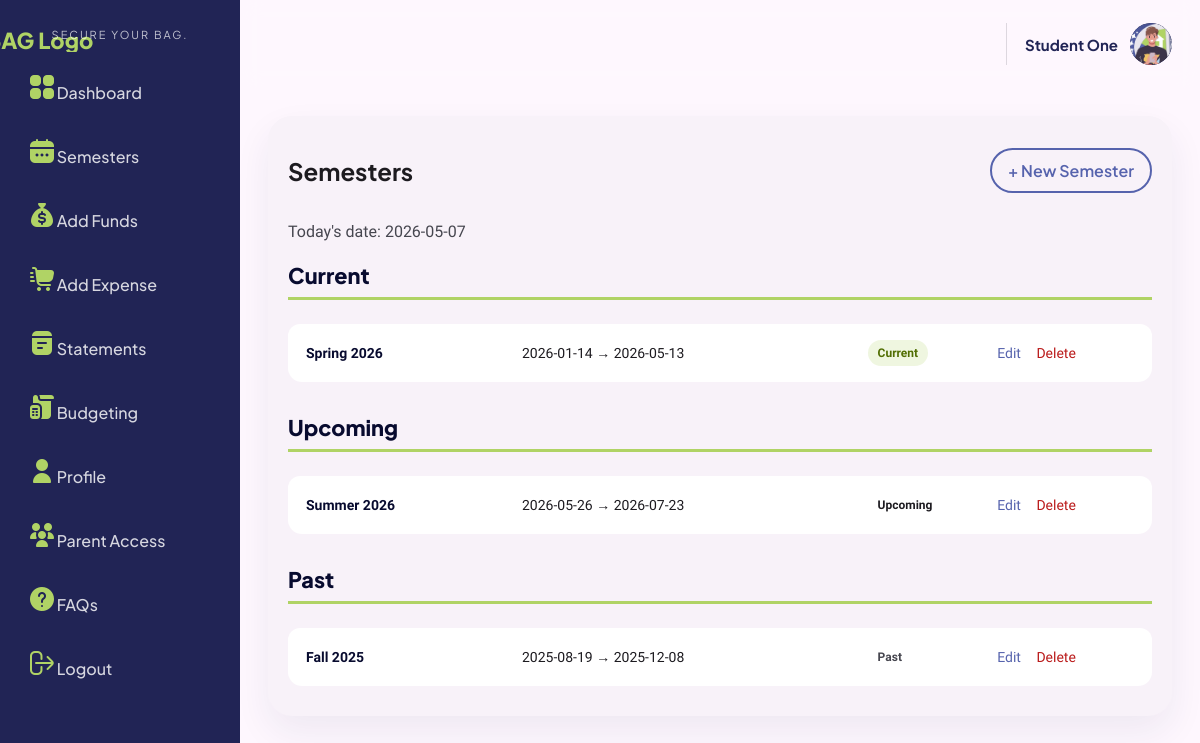
The app's page /semesters (signed in) with its own data.
### tables this page shows
CREATE TABLE profiles (
  user_id INTEGER PRIMARY KEY,
  display_name TEXT,
  state TEXT,
  school TEXT,
  student_status TEXT,
  major_program TEXT, 
  profile_image TEXT,
  default_semester_weeks INTEGER NOT NULL DEFAULT 16,
  FOREIGN KEY (user_id) REFERENCES users(id) ON DELETE CASCADE
);

CREATE TABLE semesters (
  id INTEGER PRIMARY KEY AUTOINCREMENT,
  user_id INTEGER NOT NULL,
  name TEXT NOT NULL,
  term TEXT,
  year INTEGER,
  start_date TEXT NOT NULL,
  end_date TEXT NOT NULL,
  weeks INTEGER NOT NULL,
  created_at TEXT NOT NULL DEFAULT (datetime('now')),
  FOREIGN KEY (user_id) REFERENCES users(id) ON DELETE CASCADE
);

### app/routes/semesters.py (the view)
@bp.route("/semesters", methods=["GET"])
@login_required
def semesters():
    db = get_db()
    ensure_semester_columns(db)
    uid = current_user_id()
    prof = db.execute("SELECT * FROM profiles WHERE user_id = ?", (uid,)).fetchone()
    sems = db.execute(
        "SELECT * FROM semesters WHERE user_id = ? ORDER BY start_date DESC, id DESC",
        (uid,)
    ).fetchall()
    today = date.today().isoformat()
    current_semesters = []
    upcoming_semesters = []
    past_semesters = []
    active_id = None
    for sem in sems:
        if sem["start_date"] <= today <= sem["end_date"]:
            current_semesters.append(sem)
            active_id = sem["id"]
        elif sem["start_date"] > today:
            upcoming_semesters.append(sem)
        else:
            past_semesters.append(sem)
    return render_template(
        "semesters.html",
        semesters=sems,
        current_semesters=current_semesters,
        upcoming_semesters=upcoming_semesters,
        past_semesters=past_semesters,
        active_semester_id=active_id,
        profile=prof,
        today=today
    )

### app/auth.py (called while the page is built)
def login_required(view):
    @wraps(view)
    def wrapped(*args, **kwargs):
        if session.get("user_id") is None:
            return redirect(url_for("auth.login"))
        return view(*args, **kwargs)
    return wrapped

### app/common/session_utils.py (called while the page is built)
def current_user_id() -> int:
    return int(session["user_id"])

### app/db.py (called while the page is built)
def _db_path():
    if getattr(sys, "frozen", False):
        base_dir = os.path.dirname(sys.executable)
        instance = os.path.join(base_dir, "instance")
    else:
        instance = current_app.instance_path
    os.makedirs(instance, exist_ok=True)
    return os.path.join(instance, current_app.config["DATABASE"])

def get_db():
    if "db" not in g:
        g.db = sqlite3.connect(_db_path(), detect_types=sqlite3.PARSE_DECLTYPES)
        g.db.row_factory = sqlite3.Row
        g.db.execute("PRAGMA foreign_keys = ON;")
    return g.db

### app/routes/semesters.py (called while the page is built)
def ensure_semester_columns(db):
    columns = [col["name"] for col in db.execute("PRAGMA table_info(semesters)").fetchall()]
    if "term" not in columns:
        db.execute("ALTER TABLE semesters ADD COLUMN term TEXT")
    if "year" not in columns:
        db.execute("ALTER TABLE semesters ADD COLUMN year INTEGER")
    db.commit()

### app/templates/semesters.html (shortened to what this page needs)
{% extends "base.html" %}
{% block extra_css %}
<link rel="stylesheet" href="{{ url_for('static', filename='css/semestersstyle.css') }}">
{% endblock %}
{% block content %}
<div class="card">
  <div class="row">
    <h2>Semesters</h2>
    <a class="btn secondary" href="{{ url_for('semesters.semester_new') }}">+ New Semester</a>
  </div>
  <p class="muted">Today's date: {{ today }}</p>
  {% if semesters|length == 0 %}
    <p class="muted">No semesters yet. Create one to start.</p>
  {% else %}
    <h3 class="semester-section-title">Current</h3>
    <table class="table">
      <tbody>
        {% for s in current_semesters %}
        <tr>
          <td><strong>{{ s.name }}</strong></td>
          <td>{{ s.start_date }} → {{ s.end_date }}</td>
          <td>
            <span class="pill green">Current</span>
          </td>
          <td class="table-actions">
            <a class="action-link" href="{{ url_for('semesters.semester_edit', semester_id=s.id) }}">Edit</a>
            <form method="post" action="{{ url_for('semesters.semester_delete', semester_id=s.id) }}" class="inline-form">
              <button type="submit" class="action-link delete-link">Delete</button>
            </form>
          </td>
        </tr>
        {% endfor %}
      </tbody>
    </table>
    <h3 class="semester-section-title">Upcoming</h3>
    <table class="table">
      <tbody>
        {% for s in upcoming_semesters %}
        <tr>
          <td><strong>{{ s.name }}</strong></td>
          <td>{{ s.start_date }} → {{ s.end_date }}</td>
          <td>
            <span class="pill">Upcoming</span>
          </td>
          <td class="table-actions">
            <a class="action-link" href="{{ url_for('semesters.semester_edit', semester_id=s.id) }}">Edit</a>
            <form method="post" action="{{ url_for('semesters.semester_delete', semester_id=s.id) }}" class="inline-form">
              <button type="submit" class="action-link delete-link">Delete</button>
            </form>
          </td>
        </tr>
        {% endfor %}
      </tbody>
    </table>
    <h3 class="semester-section-title">Past</h3>
    <table class="table">
      <tbody>
        {% for s in past_semesters %}
        <tr>
          <td><strong>{{ s.name }}</strong></td>
          <td>{{ s.start_date }} → {{ s.end_date }}</td>
          <td>
            <span class="pill muted">Past</span>
          </td>
          <td class="table-actions">
            <a class="action-link" href="{{ url_for('semesters.semester_edit', semester_id=s.id) }}">Edit</a>
            <form method="post" action="{{ url_for('semesters.semester_delete', semester_id=s.id) }}" class="inline-form">
              <button type="submit" class="action-link delete-link">Delete</button>
            </form>
          </td>
        </tr>
        {% endfor %}
      </tbody>
    </table>
  {% endif %}
</div>
{% endblock %}

### app/templates/base.html (shortened to what this page needs)
<!doctype html>
<html lang="en">
<head>
  <link rel="stylesheet" href="{{ url_for('static', filename='css/style.css') }}">
  {% block extra_css %}{% endblock %}
</head>
<body>
  <div class="app-shell">
    {% if session.get('user_id') %}
    <aside class="sidebar">
      <div class="sidebar-brand">
        <a href="{{ url_for('home.welcome') }}" class="logo">
          <img src="{{ url_for('static', filename='images/logos/BagLogoNewCorner.png') }}" alt="BAG Logo" class="sidebar-logo">
        </a>
        <div class="sidebar-tagline">SECURE YOUR BAG.</div>
      </div>
      <nav class="sidebar-nav">
  {% if session.get('user_role') == 'student' %}
    <a href="{{ url_for('dashboard.dashboard') }}" class="nav-link">
      <img src="{{ url_for('static', filename='images/icons/dashboardicon.png') }}" class="nav-icon">
      <span>Dashboard</span>
    </a>
    <a href="{{ url_for('semesters.semesters') }}" class="nav-link">
      <img src="{{ url_for('static', filename='images/icons/calendaricon.png') }}" class="nav-icon">
      <span>Semesters</span>
    </a>
    <a href="{{ url_for('aid.aid_new') }}" class="nav-link">
      <img src="{{ url_for('static', filename='images/icons/fundsicon.png') }}" class="nav-icon">
      <span>Add Funds</span>
    </a>
    <a href="{{ url_for('transactions.transaction_new') }}" class="nav-link">
      <img src="{{ url_for('static', filename='images/icons/expenseicon.png') }}" class="nav-icon">
      <span>Add Expense</span>
    </a>
    <a href="{{ url_for('statements.statements') }}" class="nav-link">
      <img src="{{ url_for('static', filename='images/icons/statementsicon.png') }}" class="nav-icon">
      <span>Statements</span>
    </a>
    <a href="{{ url_for('categories.categories') }}" class="nav-link">
      <img src="{{ url_for('static', filename='images/icons/budgetingicon.png') }}" class="nav-icon">
      <span>Budgeting</span>
    </a>
    <a href="{{ url_for('profile.profile') }}" class="nav-link">
      <img src="{{ url_for('static', filename='images/icons/profileicon.png') }}" class="nav-icon">
      <span>Profile</span>
    </a>
    <a href="{{ url_for('parent_access.parent_access') }}" class="nav-link">
      <img src="{{ url_for('static', filename='images/icons/parentaccessicon.png') }}" class="nav-icon">
      <span>Parent Access</span>
    </a>
    <a href="{{ url_for('faqs.faqs') }}" class="nav-link">
      <img src="{{ url_for('static', filename='images/icons/supporticon.png') }}" class="nav-icon">
      <span>FAQs</span>
    </a>
  {% endif %}
  <a href="{{ url_for('auth.logout') }}" class="nav-link">
    <img src="{{ url_for('static', filename='images/icons/logouticon.png') }}" class="nav-icon">
    <span>Logout</span>
  </a>
</nav>
    </aside>
    {% endif %}
    <div class="app-main">
      <header class="topbar">
        {% if session.get('user_id') %}
        <div class="topbar-right">
  <div class="topbar-user">
    <div class="topbar-user-text">
      <div class="topbar-user-name">
        {% if session.get('user_role') == 'parent' %}
          Parent Portal
        {% else %}
          {{ nav_display_name }}
        {% endif %}
      </div>
    </div>
    {% if session.get('user_role') == 'parent' %}
      <div class="topbar-avatar topbar-avatar-image">
        <img src="{{ url_for('static', filename='images/logos/baglogo.png') }}" alt="BAG Logo">
      </div>
    {% elif nav_profile_image %}
      <div class="topbar-avatar topbar-avatar-image">
        <img src="{{ nav_profile_image }}" alt="Profile photo">
      </div>
    {% else %}
      <div class="topbar-avatar">{{ nav_avatar_letter }}</div>
    {% endif %}
  </div>
</div>
{% endif %}
</header>
      <main class="page-content">
        {% block content %}{% endblock %}
      </main>
    </div>
  </div>
</body>
</html>

### app/static/css/style.css (style rules this page uses)
:root { --bg:#fef7fe; --surface:#f8f2f9; --surface-2:#f2ecf3; --surface-3:#e6e1e8; --primary:#212455; --primary-2:#3f4275; --accent:#5663AD; --green:#B0D365; --green-dark:#516e03; --text:#1d1b20; --muted:#46464f; --line:#ddd7df; --danger:#ba1a1a; --radius-sm:12px; --radius-md:16px; --radius-lg:24px; --radius-xl:32px; --pill:999px; --shadow-soft:0 16px 36px rgba(33,36,85,.07); }
* { box-sizing:border-box }
html,body { margin:0; padding:0; background:var(--bg); color:var(--text); font-family:"Work Sans", system-ui, sans-serif; }
body { min-height:100vh; }
h1,h2,h3,h4,h5,h6,.logo,.sidebar-brand,.kpi-value,.btn,.nav-link,.topbar-user-name { font-family:"Plus Jakarta Sans", system-ui, sans-serif; }
a { color:var(--accent); text-decoration:none; }
.app-shell { min-height:100vh; display:flex; }
.sidebar { width:240px; min-height:100vh; background:var(--primary); color:#fff; padding:28px 0; display:flex; flex-direction:column; position:sticky; top:0; }
.sidebar-brand { padding:0 30px 10px; margin-bottom:10px; display:flex; flex-direction:column; align-items:center; }
.logo { color:var(--green); font-size:22px; font-weight:800; line-height:1.1; }
.sidebar-tagline { margin-top:0; color:rgba(255,255,255,.72); font-size:11px; letter-spacing:.18em; text-align:center; }
.sidebar-nav { display:flex; flex-direction:column; gap:8px; padding-right:18px; }
.nav-link { color:rgba(255,255,255,.82); padding:14px 22px 14px 30px; border-radius:0 var(--pill) var(--pill) 0; font-size:16px; font-weight:500; transition:all .18s ease; }
.app-main { flex:1; min-width:0; display:flex; flex-direction:column; }
.sidebar-logo { width:300px; height:auto; display:block; margin:0 auto -60px; }
.logo { text-decoration:none; }
.topbar { height:88px; display:flex; align-items:center; justify-content:space-between; gap:20px; padding:18px 28px; background:rgba(254,247,254,.88); backdrop-filter:blur(10px); position:sticky; top:0; z-index:20; }
.topbar-right { display:flex; align-items:center; gap:18px; margin-left:auto; }
.topbar-user { display:flex; align-items:center; gap:12px; padding-left:18px; border-left:1px solid var(--line); }
.topbar-user-text { display:flex; flex-direction:column; justify-content:center; text-align:right; }
.topbar-user-name { font-weight:700; font-size:15px; color:var(--primary); line-height:1; }
.topbar-avatar { width:42px; height:42px; border-radius:50%; background:var(--primary); color:#fff; display:flex; align-items:center; justify-content:center; font-weight:700; }
.page-content { padding:28px; }
.row { display:flex; align-items:center; justify-content:space-between; gap:12px; flex-wrap:wrap; }
.card { background:var(--surface); border:none; border-radius:var(--radius-lg); padding:20px; box-shadow:var(--shadow-soft); margin-bottom:18px; }
.btn { display:inline-flex; align-items:center; justify-content:center; gap:8px; padding:12px 18px; border-radius:var(--pill); border:none; background:linear-gradient(135deg,var(--primary),var(--primary-2)); color:#fff; font-weight:700; cursor:pointer; box-shadow:none; transition:transform .15s ease, filter .15s ease; }
.btn.secondary { background: transparent; color: var(--accent); border: 2px solid var(--accent); font-weight: 600; padding: 10px 16px; border-radius: var(--pill); transition: all 0.2s ease; }
.muted { color:var(--muted); }
.table { width:100%; border-collapse:separate; border-spacing:0 10px; margin-top:10px; }
.table td { background:#fff; padding:14px 10px; font-size:14px; border:none; }
.table tr td:first-child { border-radius:14px 0 0 14px; }
.table tr td:last-child { border-radius:0 14px 14px 0; }
.pill { display:inline-block; padding:6px 10px; border-radius:999px; font-size:12px; font-weight:600; }
.pill.green { background:rgba(176,211,101,.2); color:var(--green-dark); }
.topbar-avatar-image { overflow: hidden; padding: 0; }
.topbar-avatar-image img { width: 100%; height: 100%; object-fit: cover; border-radius: 50%; display: block; }

### records on screen
profiles: display_name "Student One"
semesters: name "Spring 2026", start_date "2026-01-14", end_date "2026-05-13"
semesters: name "Summer 2026", start_date "2026-05-26", end_date "2026-07-23"
semesters: name "Fall 2025", start_date "2025-08-19", end_date "2025-12-08"

### other values on screen
{{ today }} "2026-05-07"
